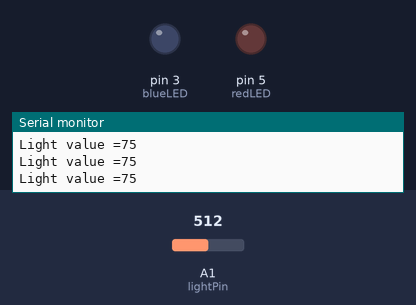
A sketch run on a simulated Arduino Uno, built with avr-gcc and run on an emulated ATmega328P. Parts: output pins drawn as LEDs (lit = HIGH), the last lines printed to the serial monitor. The test bench sets the inputs (shaded band); at power-on: A1 (lightPin) = 512.

Above: at 1.2 s.
1.3 s: A1 (lightPin) set to 14
4.3 s: A1 (lightPin) set to 11
At 4.8 s:
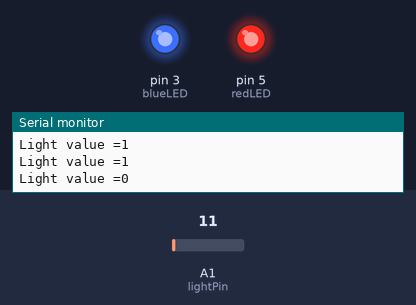
7.3 s: A1 (lightPin) set to 716
At 8.3 s:
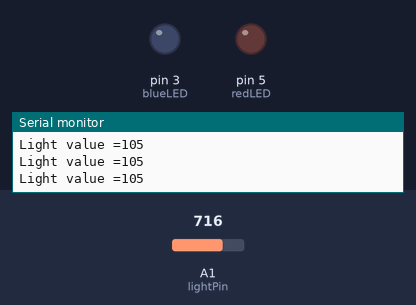
8.8 s: A1 (lightPin) set to 0
At 9.6 s:
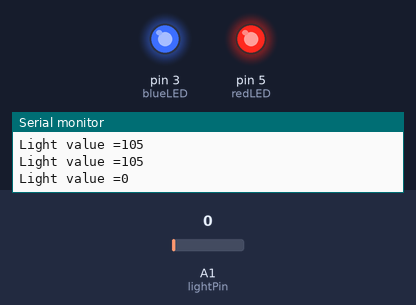
Timing chart, 0 to 11.8 s (numbered marks = the images above; inputs shaded):
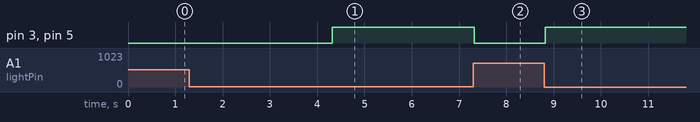

Measured:
- the behaviour switches between 13 and 12 on A1 (lightPin) (found by bisection; images 0 and 1)
- after the input at 4.3 s, pin 3 (blueLED), pin 5 (redLED): LOW → HIGH at once
- after the input at 7.3 s, pin 3 (blueLED), pin 5 (redLED): HIGH → LOW at once
- after the input at 8.8 s, pin 3 (blueLED), pin 5 (redLED): LOW → HIGH at once

The sketch:

Challenge_2.ino
```cpp
//Name: Alex Dorodko
//Date: 07/OCT/2020
//Purpose: this program makes the LEDs flash when the light sensor detecitcs no light.nt lightPin = A1; //The light sensor is plugged into pin A1 of the Arduino.


int lightPin = A1; //The light sensor is plugged into pin A1 of the Arduino.
int data = 0; //This will store the data from the sensor.
int blueLED = 3;
int redLED = 5;

void setup()
{
    //The Setup function runs once.
    pinMode(blueLED, OUTPUT);
    pinMode(redLED, OUTPUT);
    Serial.begin(9600);
}


void loop()

{
    //The loop function runs forever.
    data = analogRead(lightPin); //Read the value from the light sensor and store it in the lightData variable.
    data = map(data,6,679,0,100); //map the data value to a percentage
    Serial.print("Light value =");
    Serial.println(data); //Print the data to the serial port.

    if (data == 0)
    {
        digitalWrite(redLED, HIGH);
        digitalWrite(blueLED, HIGH);
        delay(1000);
        digitalWrite(redLED, LOW);
        digitalWrite(blueLED, LOW);
    }

}
```
